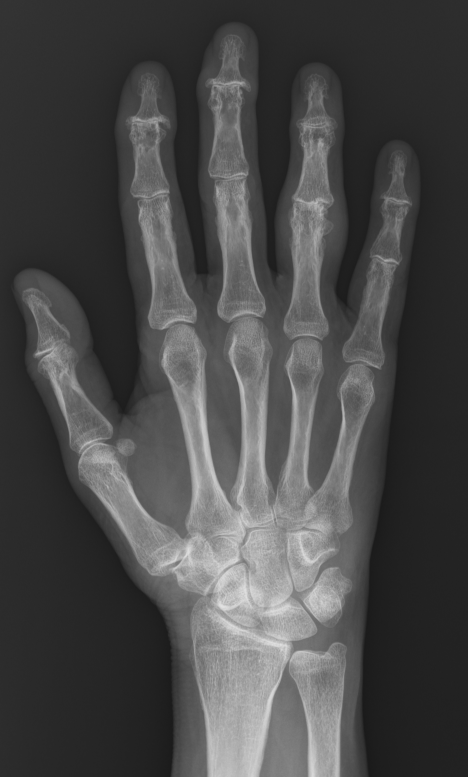
#> input picture Cryptography/trial2.png, 936 x 1554 px (shown at 1/2 size)
$ jupyter execute --allow-errors crypto.ipynb   (shell and % lines are left out)
#> lines starting #> are read from the running program, lines starting #| are printed output that depends on the picture; long printed decimals are rounded
### 1 - "Image Hash Ledger System (IHLS)".

Rationale for the Name:
"Image Hash": The system focuses on generating unique hash values for images, ensuring image authenticity.

"Ledger System": It uses a ledger (JSON file) to store and track image hashes, timestamps, and metadata, which helps in verifying image integrity and ownership.

Summary of How This Approach Works:
This system focuses on tracking image hashes in a ledger for verification and integrity purposes. It generates an SHA-256 hash for each image, allowing users to check whether an image is already recorded in the ledger. If the image hash doesn't exist, the system can optionally add the image hash to the ledger along with any metadata and a timestamp. This ensures that each image is uniquely identified and its integrity can be verified by comparing hashes in future checks.

This approach can be utilized for differentiating AI-generated images from real ones by adding the image hash to a ledger when the image is first acquired. If AI or manual tampering occurs, the hash will change, and the image can be flagged as altered. Vendors can update their acquisition and metadata processes by integrating automatic hash generation and ledger updating in the workflow. This enables full traceability and helps prevent fraudulent image submissions.

SHA-256 is a cryptographic hash function that produces a fixed-size, 256-bit hash value from arbitrary-length input data. It's part of the SHA-2 family and is widely used for verifying data integrity, especially in digital signatures and verifying transactions in blockchain technology like Bitcoin

[cell 1]
import hashlib
import json
import os
from PIL import Image
import numpy as np
from datetime import datetime

ledger_path = "image_ledger.json"

def hash_image(image_path):
#> called with image_path = 'trial2.png'
    img = Image.open(image_path).convert("L")
    img_bytes = np.asarray(img).tobytes()
    return hashlib.sha256(img_bytes).hexdigest()

def load_ledger(path):
#> called with path = 'image_ledger.json'
    if os.path.exists(path):
        with open(path, "r") as f:
#> (reads Cryptography/image_ledger.json from the repository)
            return json.load(f)
    return []

def save_ledger(ledger, path):
    with open(path, "w") as f:
        json.dump(ledger, f, indent=4)

def check_hash_in_ledger(image_hash, ledger):
    for entry in ledger:
        if entry["hash"] == image_hash:
            return True, entry
    return False, None

def handle_image_hashing(image_path, metadata=None, hash_flag=1):
    if metadata is None:
        metadata = {}

    image_hash = hash_image(image_path)
    ledger = load_ledger(ledger_path)

    already_exists, existing_entry = check_hash_in_ledger(image_hash, ledger)
#> already_exists = True; existing_entry = 3 items

    if already_exists:
        print("✅ Image already exists in ledger.")
        print("🕒 Timestamp:", existing_entry['timestamp'])
#| 🕒 Timestamp: 2025-08-20T21:04:42.009
        print("📄 Metadata:", existing_entry['metadata'])
#| 📄 Metadata: {'source': 'Your Source Name', 'modality': 'X Ray', 'author': 'John Doe'}
        return

    print("❌ Image is NOT currently hashed.")
    print("Hash:", image_hash)

    if hash_flag == 1:
        new_entry = {
            "timestamp": datetime.utcnow().isoformat(),
            "hash": image_hash,
            "metadata": metadata
        }
        ledger.append(new_entry)
        save_ledger(ledger, ledger_path)
        print("🆕 Image hash has been saved to the ledger.")
    else:
        print("🚫 Skipping hashing as per user instruction (hash_flag=0).")

[cell 2]
image_path = 'trial2.png'
metadata = {
    "source": "Your Source Name",
    "modality": "X Ray",
    "author": "John Doe"
}

handle_image_hashing(image_path, metadata, hash_flag=1)  # Hash and save
#handle_image_hashing(image_path, metadata, hash_flag=0)  # Just check

[cell 3]
# Re-run after hashing done.

image_path = 'trial2.png'
metadata = {
    "source": "Your Source Name",
    "modality": "X Ray",
    "author": "John Doe"
}

handle_image_hashing(image_path, metadata, hash_flag=1)  # Hash and save
#| 🕒 Timestamp: 2025-08-20T21:04:42.009
#| 📄 Metadata: {'source': 'Your Source Name', 'modality': 'X Ray', 'author': 'John Doe'}
#handle_image_hashing(image_path, metadata, hash_flag=0)  # Just check

### 2 - “RSA-Secure Imaging Signature (RSIS)”.

Why this name?
"RSA-Secure": It’s built on RSA public-private key cryptography.

"Imaging Signature": It signs image files using a cryptographic hash and validates their integrity and authenticity—ideal for clinical or AI-sensitive imaging contexts.

[cell 4]
from Crypto.PublicKey import RSA
from Crypto.Signature import pkcs1_15
from Crypto.Hash import SHA256
import os

# ---🔐 1. KEY GENERATION ---
# Generate RSA public-private key pair (only once per user/system)
#> (the rest of this cell did not finish here and is left out)

[cell 5]
image_path = "trial1.jpg"
#> (the rest of this cell did not finish here and is left out)

[cell 6]
# Use this to check if an image is signed:
image_path = "trial1.jpg"
#> (the rest of this cell did not finish here and is left out)

[cell 7]
# Use this to check if an image is signed:
image_path = "trial2.jpg"
#> (the rest of this cell did not finish here and is left out)

[cell 8]
# Use this to check if an image is signed:
image_path = "trial3.jpg"
#> (the rest of this cell did not finish here and is left out)

### 3 - “Dual-Layer Watermarking for Medical Imaging Authentication (DLW-MIA)”.

Why this name?
"Dual-Layer": It uses both invisible (LSB-embedded) and visible (overlay text) watermarking methods.

"Watermarking": The core function is to mark the image in a reversible but tamper-evident way.

"for Medical Imaging Authentication": Clearly defines the use case—ensuring authenticity and traceability in radiology, diagnostic, and AI-augmented imaging workflows.

[cell 9]
from PIL import Image, ImageDraw, ImageFont
import numpy as np
import os

def embed_watermark(image_path, watermark_text, output_path, watermark_flag=1, show_indicator=True):
    """
    Embeds a hidden watermark via LSB, and optionally overlays a visible watermark indicator.
    """
#> called with image_path = 'trial2.png', watermark_text = '2025_ABCDEFG', output_path = 'watermarked_with_label_trial2.png', watermark_flag = 1, show_indicator = True
    img = Image.open(image_path).convert("L")
    pixels = np.array(img)

    if watermark_flag == 0:
        img.save(output_path)
        print("ℹ️ Watermarking skipped. Original image saved as:", output_path)
        return

    # Hidden watermark encoding (LSB)
    watermark_bin = ''.join([format(ord(c), '08b') for c in watermark_text]) + '00000000'
    total_bits = len(watermark_bin)
    flat_pixels = pixels.flatten()

    if total_bits > len(flat_pixels):
        raise ValueError("🚫 Watermark too long for image size!")

    for i in range(total_bits):
        flat_pixels[i] = (flat_pixels[i] & ~1) | int(watermark_bin[i])

    watermarked_img = Image.fromarray(flat_pixels.reshape(pixels.shape))

    # Add visible watermark indicator if flag is set
    if show_indicator:
        watermarked_img = watermarked_img.convert("RGB")  # Convert to RGB for drawing
#> watermarked_img: PIL image 936x1554 RGB
        draw = ImageDraw.Draw(watermarked_img)
        try:
            # Try loading a nicer font if available
            font = ImageFont.truetype("arial.ttf", size=24)
        except:
            font = ImageFont.load_default()

        text = "Watermarked Image"
        text_position = (10, 10)
        draw.text(text_position, text, fill=(255, 0, 0), font=font)  # Red text

    watermarked_img.save(output_path)
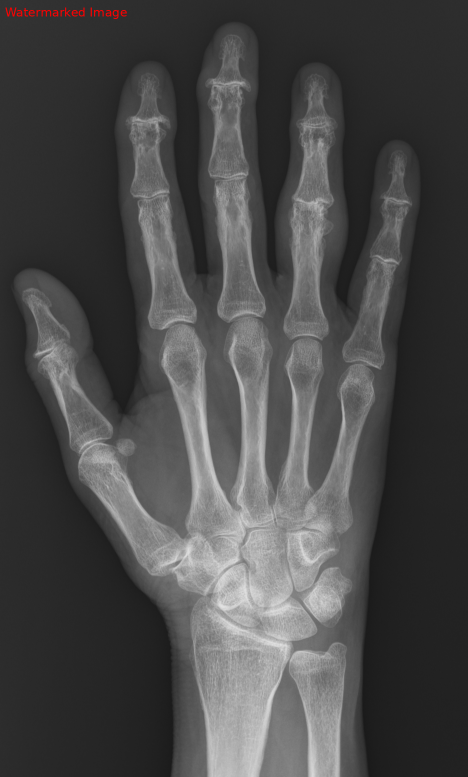
#> saved as watermarked_with_label_trial2.png: PIL image 936x1554 RGB (shown at 1/2 size); mean R, G, B 73.1, 72.9, 72.9
    print("✅ Watermark embedded with indicator saved to:", output_path)


def extract_watermark(image_path, max_chars=100):
    """
    Extracts hidden LSB-based watermark text from a grayscale image.

    Args:
        image_path (str): Path to the watermarked image.
        max_chars (int): Max number of characters to extract (default 100).

    Returns:
        str: The extracted watermark text.
    """
#> called with image_path = 'watermarked_with_label_trial2.png', max_chars = 100
    img = Image.open(image_path).convert("L")
    pixels = np.array(img).flatten()

    bits = [str(p & 1) for p in pixels[:max_chars * 8]]  # Read bits
#> bits = 800 items, first 6: '0', '0', '1', '1', '0', '0'
    chars = [chr(int(''.join(bits[i:i+8]), 2)) for i in range(0, len(bits), 8)]

    watermark = ''.join(chars).split('\x00')[0]  # Stop at null char
    return watermark

[cell 10]
embed_watermark(
    image_path=r"trial2.png",
    watermark_text="2025_ABCDEFG",
    output_path="watermarked_with_label_trial2.png",
    watermark_flag=1,
    show_indicator=True  # Set to False to hide the visible label
)

[cell 11]
import matplotlib.pyplot as plt
img = Image.open("watermarked_with_label_trial2.png")
plt.imshow(img, cmap='gray', vmin=0, vmax=255)
plt.axis('off')  # Hide axes
plt.show()

[cell 12]
extracted_text = extract_watermark("watermarked_with_label_trial2.png")
#> extracted_text = '2025_ABCDEFG'
print("🕵️ Extracted Watermark:", extracted_text)
#| 🕵️ Extracted Watermark: 2025_ABCDEFG

[cell 13]
image_path="trial2.png"
extracted_text = extract_watermark(image_path)
print("🕵️ Extracted Watermark:", extracted_text)
#| 🕵️ Extracted Watermark: Þl!ßIèmÅ|¿ïÿÏv]¸Lì:¬ËxúÝo²Jà"¸!/í;Vo¨T<]}C5Î'^|çÌ°ç ñÛ±ãüþoÚþN?Ïª¤¿Ï·í¶

# 4 -"Flexible Provenance Ledger for Medical Images" (FPL-MI).

Why this name?
"Flexible" – because it allows both hashed and non-hashed identifiers (e.g., for use cases where full hashing isn't practical, such as previews, proxies, or early-stage pipelines).

"Provenance Ledger" – because the primary purpose is to record and verify the origin and authenticity of medical images over time.

"for Medical Images" – to specify its intended use case in clinical, radiological, or imaging workflows.

[cell 14]
import json
import os
from datetime import datetime
from hashlib import sha256

# Path to the ledger file
ledger_path = "image_ledger1.json"

def hash_image(image_path):
    """Generates a SHA-256 hash for the given image file."""
    with open(image_path, "rb") as f:
        return sha256(f.read()).hexdigest()

def write_to_ledger(image_path, metadata, use_hash=True):
    """
    Writes a new image entry to the ledger with or without hashing.

    Args:
        image_path (str): Path to the image file.
        metadata (dict): Metadata such as source, location, etc.
        use_hash (bool): If True, hash the image. If False, use file name as identifier.
    """
#> called with image_path = 'trial3.jpg', use_hash = False
    # Generate hash or fallback to filename
    image_identifier = hash_image(image_path) if use_hash else os.path.basename(image_path)

    # Load existing ledger or create a new one
    if os.path.exists(ledger_path):
        with open(ledger_path, "r") as f:
#> (reads Cryptography/image_ledger1.json from the repository)
            try:
                ledger = json.load(f)
            except json.JSONDecodeError:
                print("⚠️ Warning: Ledger is corrupted. Creating a new one.")
                ledger = []
    else:
        ledger = []

    # Create the ledger entry
    entry = {
        "timestamp": datetime.utcnow().isoformat() + "Z",
        "hash": image_identifier,
        "metadata": metadata,
        "hashed": use_hash  # Track if hash or filename was used
    }

    # Save the entry
    ledger.append(entry)
    with open(ledger_path, "w") as f:
        json.dump(ledger, f, indent=4)

    print(f"✅ Entry added to ledger for {'hash' if use_hash else 'filename'}: {image_identifier}")

def check_hash_in_ledger(image_hash):
    """
    Checks if a hash or identifier exists in the ledger.

    Args:
        image_hash (str): SHA-256 hash or filename to check.

    Returns:
        bool: True if found, False otherwise.
    """
#> called with image_hash = 'trial3.jpg'
    if not os.path.exists(ledger_path):
        print("ℹ️ Ledger does not exist yet.")
        return False

    with open(ledger_path, "r") as f:
        try:
            ledger = json.load(f)
        except json.JSONDecodeError:
            print("⚠️ Ledger is corrupted.")
            return False

    for entry in ledger:
        if entry["hash"] == image_hash:
            print("🔍 Match found in ledger.")
            return True

    print("❌ Not found in ledger.")
    return False
